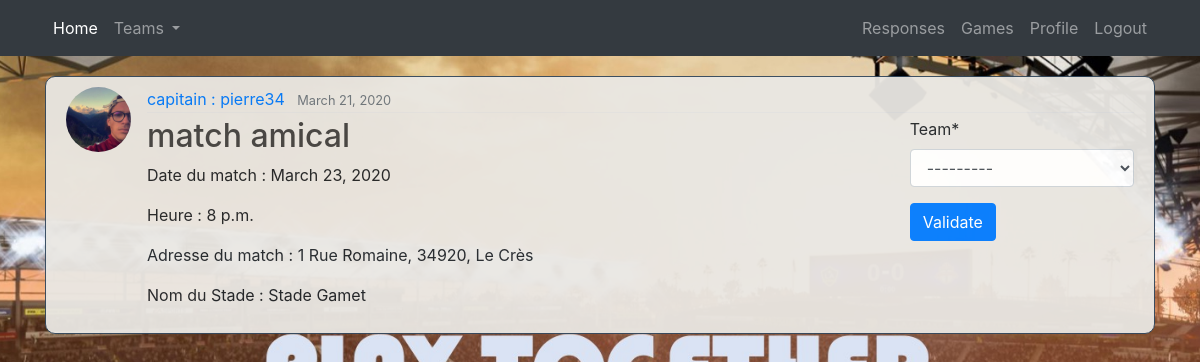
The app's page /propositions/responses/match/4/ (signed in) with its own data.
### proposition/models.py (models this page shows, shortened)
class Proposition(models.Model):
	title = models.CharField(verbose_name="Title", max_length=300)
	date_posted = models.DateTimeField(default=timezone.now)
	date_match = models.DateField(verbose_name="Date")
	hour = models.TimeField(verbose_name="Hour")
	address_match = models.CharField(verbose_name="Address stadium", max_length=300)
	name_stadium = models.CharField(verbose_name="Name stadium", max_length=50)
	author = models.ForeignKey(Account, null = True, on_delete=models.CASCADE)

### account/models.py (models this page shows, shortened)
class Account(AbstractBaseUser):
	username = models.CharField(max_length=30, unique=True)
	first_name = models.CharField(max_length=30, unique=False)
	last_name = models.CharField(max_length=30, unique=False)
	email = models.EmailField(verbose_name="email", max_length=60, unique=True)
	is_captain = models.BooleanField(default=False)
	city = models.CharField(max_length=30)
	numTel = models.CharField(verbose_name="phone", max_length=10, unique=True)
	image = models.ImageField(default='default.jpg', upload_to='profile_pics')
	date_joined = models.DateTimeField(verbose_name='date joined', auto_now_add=True)
	last_login = models.DateTimeField(verbose_name='last login', auto_now=True)
	is_admin = models.BooleanField(default=False)
	is_active = models.BooleanField(default=True)
	is_staff = models.BooleanField(default=False)
	is_superuser = models.BooleanField(default=False)
	USERNAME_FIELD = 'email'
	REQUIRED_FIELDS = ['username','first_name','last_name','is_captain', 'city', 'numTel']
	objects = MyAccountManager()
	def __str__(self):
		return self.username

### proposition/views.py (the view)
# urls.py: path('responses/match/<int:pk>/', DetailMatch, name='matchs_detail'),
@login_required
def DetailMatch(request, pk):
	proposition = Proposition.objects.get(id=pk)
	if request.method=='POST':
		form = ConfirmationMatchForm(request.user, request.POST)
		if form.is_valid():
			instance = form.save()
			instance.game = proposition
			instance.save()
			messages.success(request, f'Now, you can play !')
			return redirect('proposition_response')
	else:
		form = ConfirmationMatchForm(request.user)
	context = {'proposition' : proposition, 'form' : form}
	return render(request, 'proposition/matchs_detail.html', context )

### proposition/forms.py
class ConfirmationMatchForm(forms.ModelForm):
	class Meta:
		model = Play
		fields = ['team']
	def __init__(self, user,*args, **kwargs):
		super(ConfirmationMatchForm, self).__init__(*args, **kwargs)
		self.fields['team'].queryset = Team.objects.filter(creator=user)

### team/models.py (called while the page is built)
	def __str__(self):
		return self.name_team

### proposition/templates/proposition/matchs_detail.html (shortened to what this page needs)
{% extends "project/base.html" %}
{% load crispy_forms_tags %}
{% block content %}
<article class="media content-section">
	<img class="rounded-circle article-img" src="{{ proposition.author.image.url }}">
	<div class="media-body">
		<div class="article-metadata">
			<a class="mr-2" href="#">capitain : {{ proposition.author }}</a>
			<small class="text-muted">{{ proposition.date_posted|date:"F d, Y" }}</small>
		</div>
		<div class="row">
			<div class="col-md-6">
				<h2 class="article-title">{{ proposition.title }}</h2>
				<p class="article-content">Date du match : {{ proposition.date_match }}</p>
				<p class="article-content">Heure : {{ proposition.hour }}</p>
				<p class="article-content">Adresse du match : {{ proposition.address_match }}</p>
				<p class="article-content">Nom du Stade : {{ proposition.name_stadium }}</p>
			</div>
			<div class="col-md-3"></div>
			<div class="col-md-3">
				{% if proposition.author == user %}
				<form action="" method="POST">
					{{form|crispy}}
					<input class="btn btn-primary" type="submit" value="Validate">
				</form>
				{% endif %}
			</div>
	</div>
</article>
{% endblock content %}

### project/static/project/main3.css (style rules this page uses)
body { background-image: url("./home-image2.jpg"); background-attachment: fixed; background-position: center; background-repeat: no-repeat; background-size: cover; }
.content-section { background: #E9E7E3 ; opacity: 0.95; margin-right: auto; margin-left: auto; padding: 10px 20px; border : 1px solid #34495E; border-radius: 10px; margin-bottom: 20px; margin-top: 20px; }
.article-title { color: #444444; }
.article-content { white-space: pre-line; }
.article-img { height: 65px; width: 65px; margin-right: 16px; }
.article-metadata { padding-bottom: 1px; margin-bottom: 4px; border-bottom: 1px solid #e3e3e3 }

### records on screen
Proposition: author.image (picture), author "pierre34", date_posted "March 21, 2020", title "match amical", date_match "March 23, 2020", hour "8 p.m.", address_match "1 Rue Romaine, 34920, Le Crès", name_stadium "Stade Gamet"
